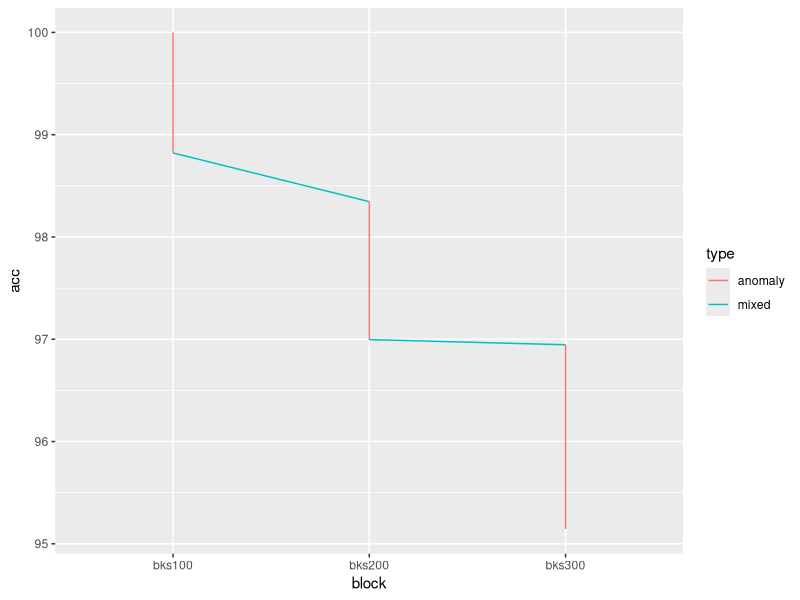
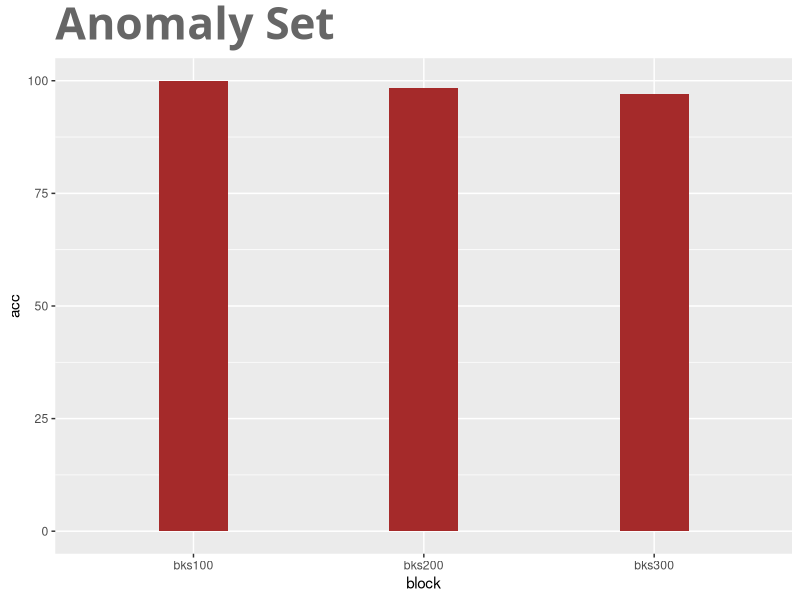
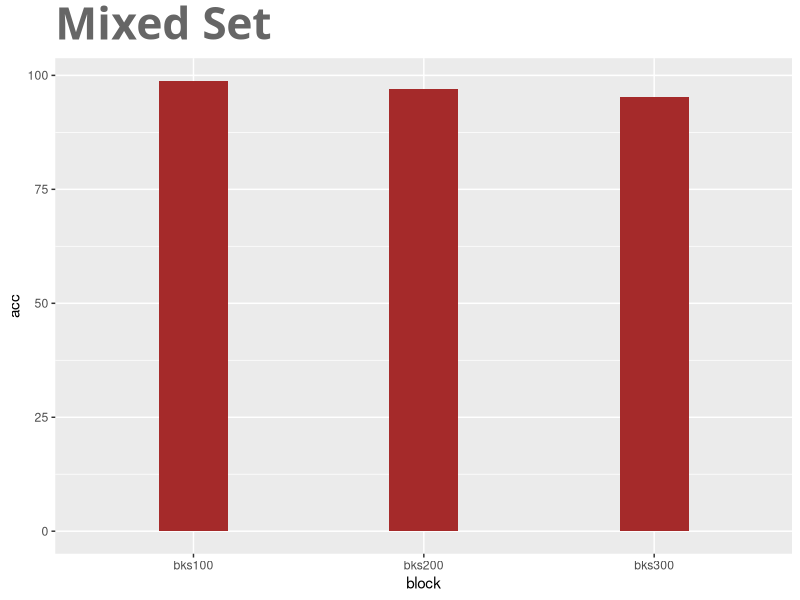
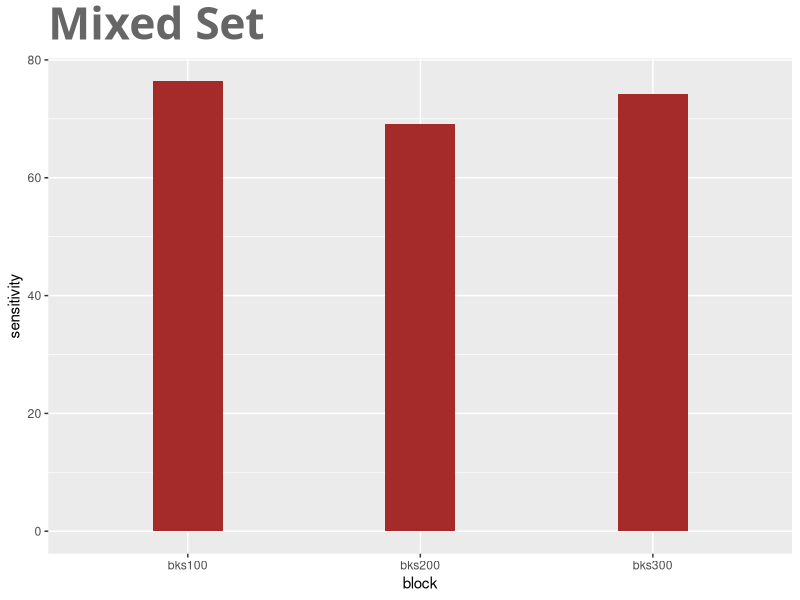
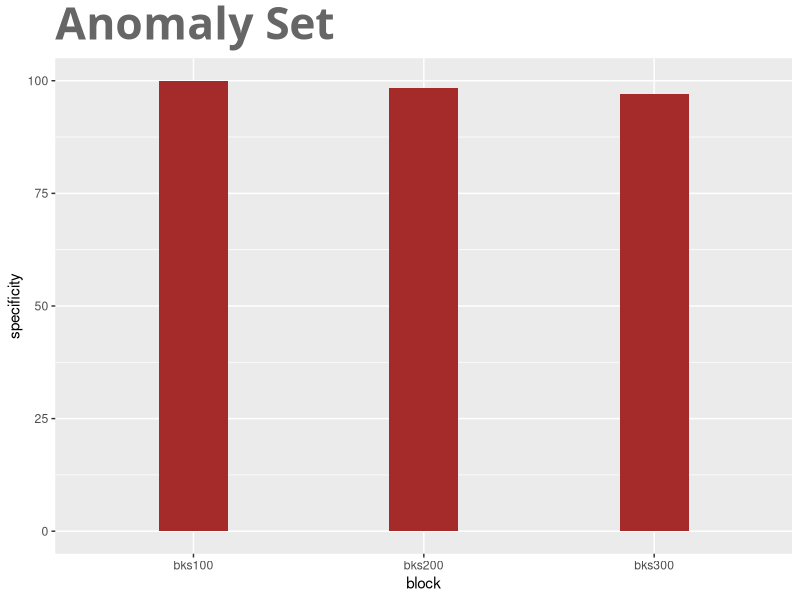
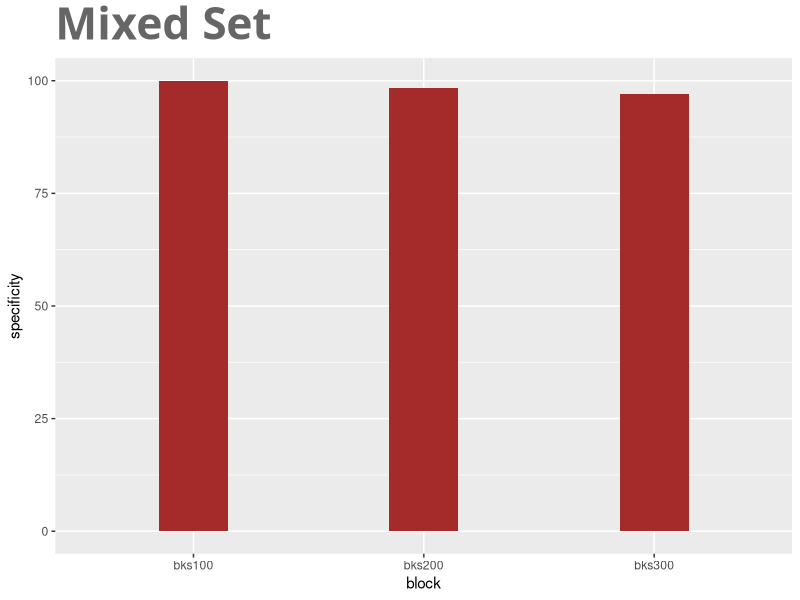
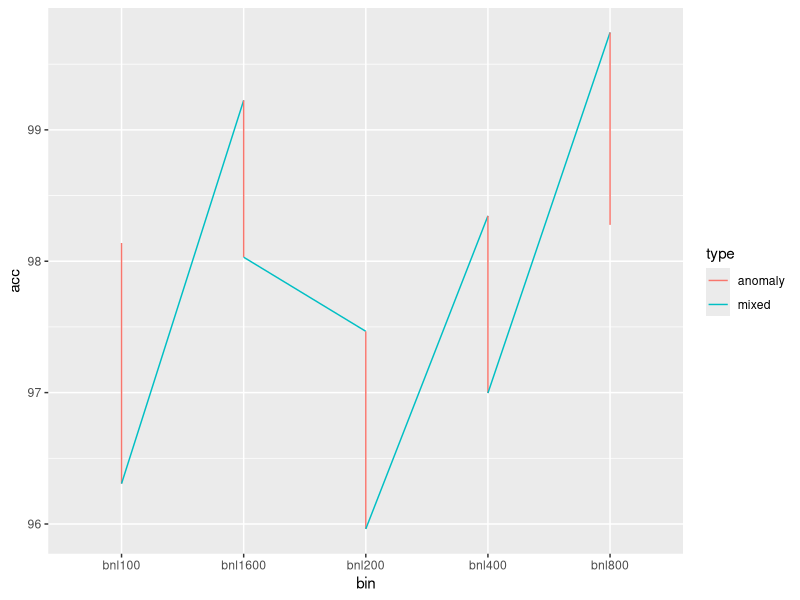
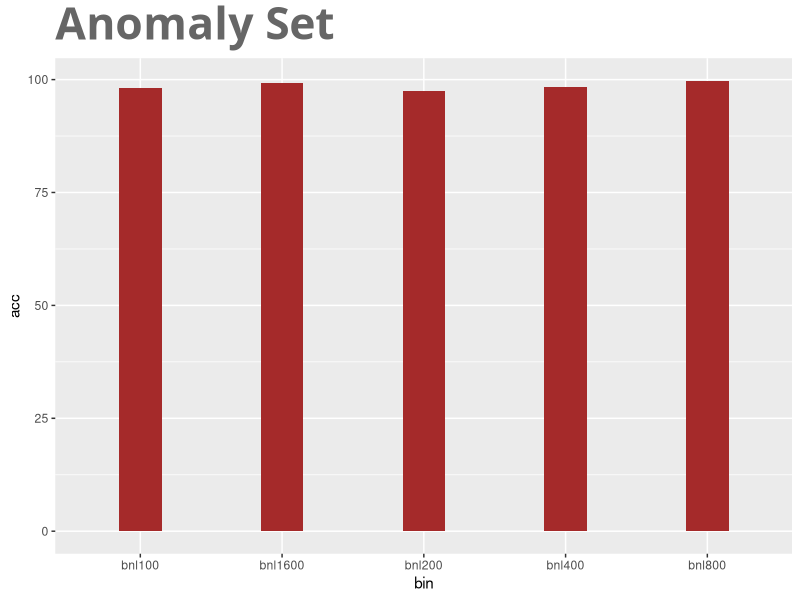

R code for these plots, in order:
library(ggplot2)
library(dplyr)

anomaly <- read.csv("Results/anomaly.csv",stringsAsFactors = F) %>% mutate(type = "anomaly")
mixed <- read.csv("Results/mixed.csv",stringsAsFactors = F)%>% mutate(type = "mixed")
#setwd("/Results")
all_data <- rbind(anomaly,mixed) %>% mutate(X = NULL)

all_data <- all_data  %>% mutate(bin = substring(filename, regexpr("bnl[0-9]{2}", filename),regexpr("bks[0-9]{2}", filename)-2),
                                                   block = substring(filename, regexpr("bks[0-9]{2}", filename),regexpr(".db", filename)-1))

all_data2 <- all_data %>% mutate(type = as.factor(type),bin = as.factor(bin),block=as.factor(block))
all_data2 <- all_data2 %>% select(-filename) %>%  group_by(type,block) %>% summarize(acc = median(Accuracy)*100, sensitivity=median(sensitivity)*100,specificity=median(specificity)*100) %>% ungroup() 

anom_data <- all_data2 %>% filter(type=="anomaly") 
mixed_data <- all_data2 %>% filter(type=="mixed")

anom_data <- anom_data[with(anom_data, order(as.numeric(gsub("bks", "", block)))), ]
mixed_data <- mixed_data[with(mixed_data, order(as.numeric(gsub("bks", "", block)))), ]

ggplot(data = all_data2, aes(x = block,y = acc, col = type)) +geom_line(aes(group=1))

ggplot(data = anom_data, aes(x = block,y = acc)) +geom_bar(stat="identity",fill = "brown",size = 1,width = 0.3) + labs(title="Anomaly Set")+ theme(plot.title = element_text(family = "Trebuchet MS", color="#666666", face="bold", size=32, hjust=0)) 
ggsave(paste0("Results/Plots/anomaly_block_med",".png"))
# dev.off()
ggplot(data = mixed_data, aes(x = block,y = acc)) +geom_bar(stat="identity",fill = "brown",size = 1,width = 0.3)+ labs(title="Mixed Set")+ theme(plot.title = element_text(family = "Trebuchet MS", color="#666666", face="bold", size=32, hjust=0)) 
ggsave(paste0("Results/Plots/mixed_block_med",".png"))

# ggplot(data = anom_data, aes(x = block,y = fnr)) +geom_bar(stat="identity",fill = "brown",size = 1,width = 0.3) + labs(title="Anomaly Set")+ theme(plot.title = element_text(family = "Trebuchet MS", color="#666666", face="bold", size=32, hjust=0)) 
# ggsave(paste0("Results/Plots/anomaly_med_fpr",".png"))
# ggplot(data = mixed_data, aes(x = block,y = fpr)) +geom_bar(stat="identity",fill = "brown",size = 1,width = 0.3)+ labs(title="Mixed Set")+ theme(plot.title = element_text(family = "Trebuchet MS", color="#666666", face="bold", size=32, hjust=0)) 
# ggsave(paste0("Results/Plots/mixed_med_fpr",".png"))


 # ggplot(data = anom_data, aes(x = block,y = sensitivity)) +geom_bar(fill = "brown",size = 1,width = 0.3) + labs(title="Anomaly Set")+ theme(plot.title = element_text(family = "Trebuchet MS", color="#666666", face="bold", size=32, hjust=0)) 
# ggsave(paste0("Results/Plots/anomaly_med_sensitivity",".png"))
ggplot(data = mixed_data, aes(x = block,y = sensitivity)) +geom_bar(stat="identity",fill = "brown",size = 1,width = 0.3)+ labs(title="Mixed Set")+ theme(plot.title = element_text(family = "Trebuchet MS", color="#666666", face="bold", size=32, hjust=0)) 
ggsave(paste0("Results/Plots/mixed_med_sensitivity",".png"))


ggplot(data = anom_data, aes(x = block,y = specificity)) +geom_bar(stat="identity",fill = "brown",size = 1,width = 0.3) + labs(title="Anomaly Set")+ theme(plot.title = element_text(family = "Trebuchet MS", color="#666666", face="bold", size=32, hjust=0)) 
ggsave(paste0("Results/Plots/anomaly_med_specificity",".png"))
ggplot(data = mixed_data, aes(x = block,y = specificity)) +geom_bar(stat="identity",fill = "brown",size = 1,width = 0.3)+ labs(title="Mixed Set")+ theme(plot.title = element_text(family = "Trebuchet MS", color="#666666", face="bold", size=32, hjust=0)) 
ggsave(paste0("Results/Plots/mixed_med_specificity",".png"))





all_data3 <- all_data %>% mutate(type = as.factor(type),bin = as.factor(bin),block=as.factor(block))
all_data3 <- all_data3 %>% select(-filename) %>%  group_by(type,bin) %>% summarize(acc = median(Accuracy)*100, sensitivity=median(sensitivity)*100,specificity=median(specificity)*100) %>% ungroup() 

anom_data <- all_data3 %>% filter(type=="anomaly")
mixed_data <- all_data3 %>% filter(type=="mixed")

anom_data <- anom_data[with(anom_data, order(as.numeric(gsub("bin", "", bin)))), ]
mixed_data <- mixed_data[with(mixed_data, order(as.numeric(gsub("bin", "", bin)))), ]

ggplot(data = all_data3, aes(x = bin,y = acc, col = type)) +geom_line(aes(group=1))

ggplot(data = anom_data, aes(x = bin,y = acc)) +geom_bar(stat="identity",fill = "brown",size = 1,width = 0.3) + labs(title="Anomaly Set")+ theme(plot.title = element_text(family = "Trebuchet MS", color="#666666", face="bold", size=32, hjust=0)) 
ggsave(paste0("Results/Plots/anomaly_bin_med",".png"))
# dev.off()
ggplot(data = mixed_data, aes(x = bin,y = acc)) +geom_bar(stat="identity",fill = "brown",size = 1,width = 0.3)+ labs(title="Mixed Set")+ theme(plot.title = element_text(family = "Trebuchet MS", color="#666666", face="bold", size=32, hjust=0)) 
ggsave(paste0("Results/Plots/mixed_bin_med",".png"))




ggplot(data = anom_data, aes(x = bin,y = sensitivity)) +geom_bar(stat="identity",fill = "brown",size = 1,width = 0.3) + labs(title="Anomaly Set")+ theme(plot.title = element_text(family = "Trebuchet MS", color="#666666", face="bold", size=32, hjust=0)) 
ggsave(paste0("Results/Plots/anomaly_med_sensitivity",".png"))
ggplot(data = mixed_data, aes(x = bin,y = sensitivity)) +geom_bar(stat="identity",fill = "brown",size = 1,width = 0.3)+ labs(title="Mixed Set")+ theme(plot.title = element_text(family = "Trebuchet MS", color="#666666", face="bold", size=32, hjust=0)) 
ggsave(paste0("Results/Plots/mixed_med_sensitivity",".png"))



ggplot(data = anom_data, aes(x = bin,y = specificity)) +geom_bar(stat="identity",fill = "brown",size = 1,width = 0.3) + labs(title="Anomaly Set")+ theme(plot.title = element_text(family = "Trebuchet MS", color="#666666", face="bold", size=32, hjust=0)) 
ggsave(paste0("Results/Plots/anomaly_med_specificity",".png"))
ggplot(data = mixed_data, aes(x = bin,y = specificity)) +geom_bar(stat="identity",fill = "brown",size = 1,width = 0.3)+ labs(title="Mixed Set")+ theme(plot.title = element_text(family = "Trebuchet MS", color="#666666", face="bold", size=32, hjust=0)) 
ggsave(paste0("Results/Plots/mixed_med_specificity",".png"))




